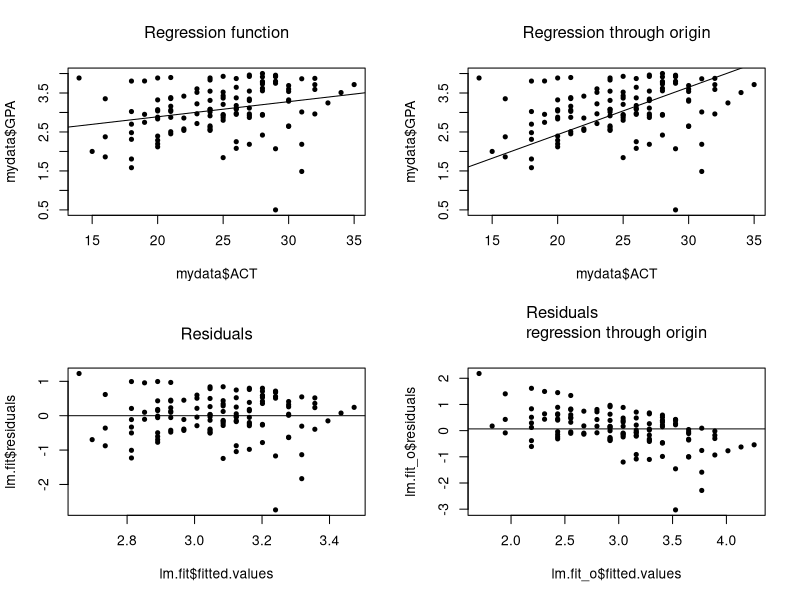

This figure's R source:
# HW5 - Question 2 - GPA data
setwd('/Users/Qihong/Dropbox/Current Courses/STAT333/333hw5')
rm(list = ls())
mydata = read.table('CH01PR19.txt', header = F)
colnames(mydata)[1] = "GPA"
colnames(mydata)[2] = "ACT"
par(mfrow = c(2,2))

# fit the regression model
lm.fit = lm(GPA~ACT, data = mydata)
# plot the regressione line 
plot(mydata$ACT, mydata$GPA, pch = 20, main = expression('Regression function'))
abline(lm.fit)

# regression thourough origin
lm.fit_o = lm(GPA~ACT - 1 , data = mydata)
plot(mydata$ACT, mydata$GPA, pch = 20, main = expression('Regression through origin'))
abline(lm.fit_o)


plot(lm.fit$residuals ~ lm.fit$fitted.values, pch = 20, main = expression('Residuals'))
abline(mean(lm.fit$residuals), 0)
plot(lm.fit_o$residuals ~ lm.fit_o$fitted.values, pch = 20, 
     main = expression('Residuals\nregression through origin'))
abline(mean(lm.fit_o$residuals), 0)


# C) lack of fit test for regression through origin model 

lm.fit_f = lm(GPA~factor(ACT) -1, data = mydata)
anova(lm.fit_f)
anova(lm.fit_o, lm.fit_f, test = 'F')

# F test 
alpha = 0.005
c = dim(table(mydata$ACT)) - 2
df_r = dim(mydata)[1] - c
qf(0.995, c, df_r)
